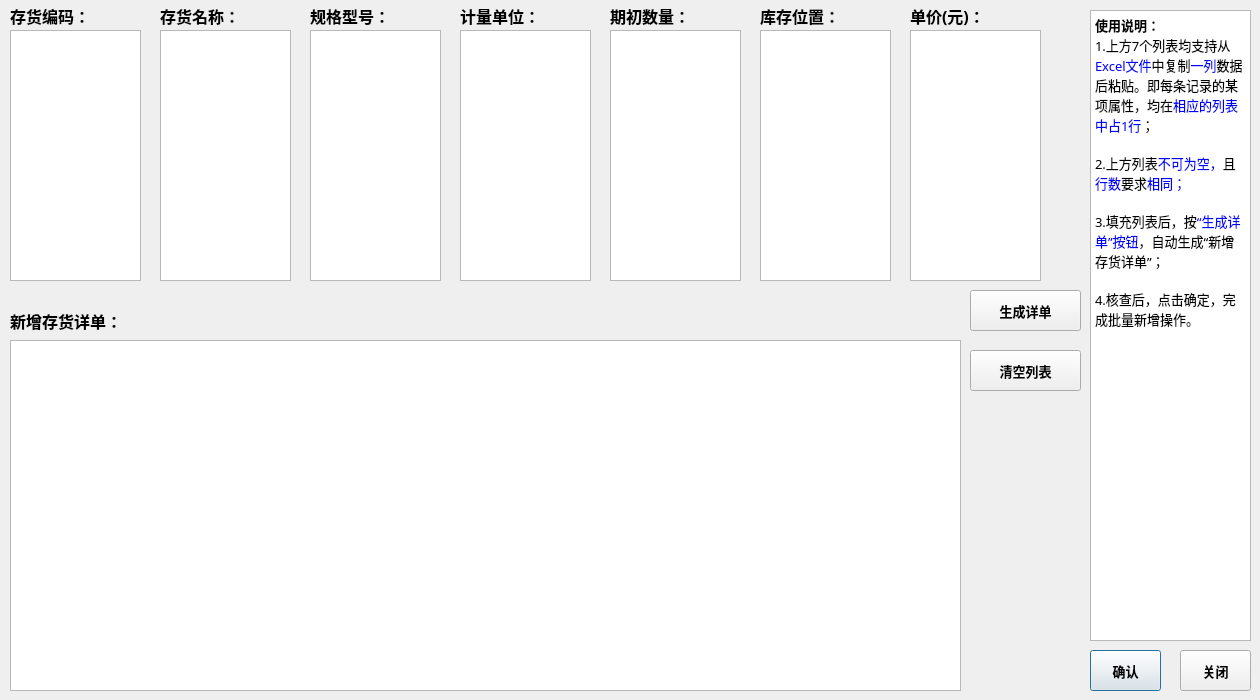
<?xml version="1.0" encoding="UTF-8"?>
<ui version="4.0">
 <class>lots_new</class>
 <widget class="QDialog" name="lots_new">
  <property name="geometry">
   <rect>
    <x>0</x>
    <y>0</y>
    <width>1260</width>
    <height>700</height>
   </rect>
  </property>
  <property name="windowTitle">
   <string>批量新增存货</string>
  </property>
  <widget class="QPlainTextEdit" name="id_textEdit">
   <property name="geometry">
    <rect>
     <x>10</x>
     <y>30</y>
     <width>131</width>
     <height>251</height>
    </rect>
   </property>
   <property name="font">
    <font>
     <family>微软雅黑</family>
     <pointsize>9</pointsize>
    </font>
   </property>
  </widget>
  <widget class="QLabel" name="label">
   <property name="geometry">
    <rect>
     <x>10</x>
     <y>0</y>
     <width>131</width>
     <height>31</height>
    </rect>
   </property>
   <property name="font">
    <font>
     <family>微软雅黑</family>
     <pointsize>12</pointsize>
     <weight>75</weight>
     <bold>true</bold>
    </font>
   </property>
   <property name="text">
    <string>存货编码：</string>
   </property>
  </widget>
  <widget class="QTableView" name="tableView">
   <property name="geometry">
    <rect>
     <x>10</x>
     <y>340</y>
     <width>951</width>
     <height>351</height>
    </rect>
   </property>
  </widget>
  <widget class="QTextEdit" name="textEdit">
   <property name="geometry">
    <rect>
     <x>1090</x>
     <y>10</y>
     <width>161</width>
     <height>631</height>
    </rect>
   </property>
   <property name="font">
    <font>
     <family>微软雅黑</family>
     <pointsize>10</pointsize>
    </font>
   </property>
   <property name="html">
    <string>&lt;!DOCTYPE HTML PUBLIC &quot;-//W3C//DTD HTML 4.0//EN&quot; &quot;http://www.w3.org/TR/REC-html40/strict.dtd&quot;&gt;
&lt;html&gt;&lt;head&gt;&lt;meta name=&quot;qrichtext&quot; content=&quot;1&quot; /&gt;&lt;style type=&quot;text/css&quot;&gt;
p, li { white-space: pre-wrap; }
&lt;/style&gt;&lt;/head&gt;&lt;body style=&quot; font-family:'微软雅黑'; font-size:10pt; font-weight:400; font-style:normal;&quot;&gt;
&lt;p style=&quot; margin-top:0px; margin-bottom:0px; margin-left:0px; margin-right:0px; -qt-block-indent:0; text-indent:0px;&quot;&gt;&lt;span style=&quot; font-family:'SimSun'; font-weight:600;&quot;&gt;使用说明：&lt;/span&gt;&lt;/p&gt;
&lt;p style=&quot; margin-top:0px; margin-bottom:0px; margin-left:0px; margin-right:0px; -qt-block-indent:0; text-indent:0px;&quot;&gt;&lt;span style=&quot; font-family:'SimSun';&quot;&gt;1.上方7个列表均支持从&lt;/span&gt;&lt;span style=&quot; font-family:'SimSun'; color:#0000ff;&quot;&gt;Excel文件&lt;/span&gt;&lt;span style=&quot; font-family:'SimSun';&quot;&gt;中复制&lt;/span&gt;&lt;span style=&quot; font-family:'SimSun'; color:#0000ff;&quot;&gt;一列&lt;/span&gt;&lt;span style=&quot; font-family:'SimSun';&quot;&gt;数据后粘贴。即每条记录的某项属性，均在&lt;/span&gt;&lt;span style=&quot; font-family:'SimSun'; color:#0000ff;&quot;&gt;相应的列表中占1行&lt;/span&gt;&lt;span style=&quot; font-family:'SimSun';&quot;&gt;；&lt;/span&gt;&lt;/p&gt;
&lt;p style=&quot;-qt-paragraph-type:empty; margin-top:0px; margin-bottom:0px; margin-left:0px; margin-right:0px; -qt-block-indent:0; text-indent:0px; font-family:'SimSun';&quot;&gt;&lt;br /&gt;&lt;/p&gt;
&lt;p style=&quot; margin-top:0px; margin-bottom:0px; margin-left:0px; margin-right:0px; -qt-block-indent:0; text-indent:0px;&quot;&gt;&lt;span style=&quot; font-family:'SimSun';&quot;&gt;2.上方列表&lt;/span&gt;&lt;span style=&quot; font-family:'SimSun'; color:#0000ff;&quot;&gt;不可为空，&lt;/span&gt;&lt;span style=&quot; font-family:'SimSun'; color:#000000;&quot;&gt;且&lt;/span&gt;&lt;span style=&quot; font-family:'SimSun'; color:#0000ff;&quot;&gt;行数&lt;/span&gt;&lt;span style=&quot; font-family:'SimSun'; color:#000000;&quot;&gt;要求&lt;/span&gt;&lt;span style=&quot; font-family:'SimSun'; color:#0000ff;&quot;&gt;相同；&lt;/span&gt;&lt;/p&gt;
&lt;p style=&quot;-qt-paragraph-type:empty; margin-top:0px; margin-bottom:0px; margin-left:0px; margin-right:0px; -qt-block-indent:0; text-indent:0px; font-family:'SimSun'; color:#000000;&quot;&gt;&lt;br /&gt;&lt;/p&gt;
&lt;p style=&quot; margin-top:0px; margin-bottom:0px; margin-left:0px; margin-right:0px; -qt-block-indent:0; text-indent:0px;&quot;&gt;&lt;span style=&quot; font-family:'SimSun'; color:#000000;&quot;&gt;3.填充列表后，按&lt;/span&gt;&lt;span style=&quot; font-family:'SimSun'; color:#0000ff;&quot;&gt;“生成详单”按钮&lt;/span&gt;&lt;span style=&quot; font-family:'SimSun'; color:#000000;&quot;&gt;，自动生成“新增存货详单”；&lt;/span&gt;&lt;/p&gt;
&lt;p style=&quot;-qt-paragraph-type:empty; margin-top:0px; margin-bottom:0px; margin-left:0px; margin-right:0px; -qt-block-indent:0; text-indent:0px; font-family:'SimSun'; color:#000000;&quot;&gt;&lt;br /&gt;&lt;/p&gt;
&lt;p style=&quot; margin-top:0px; margin-bottom:0px; margin-left:0px; margin-right:0px; -qt-block-indent:0; text-indent:0px;&quot;&gt;&lt;span style=&quot; font-family:'SimSun'; color:#000000;&quot;&gt;4.核查后，点击确定，完成批量新增操作。&lt;/span&gt;&lt;/p&gt;&lt;/body&gt;&lt;/html&gt;</string>
   </property>
  </widget>
  <widget class="QPushButton" name="confirm_pushButton">
   <property name="geometry">
    <rect>
     <x>1090</x>
     <y>650</y>
     <width>71</width>
     <height>41</height>
    </rect>
   </property>
   <property name="font">
    <font>
     <family>微软雅黑</family>
     <pointsize>10</pointsize>
     <weight>75</weight>
     <bold>true</bold>
    </font>
   </property>
   <property name="text">
    <string>确认</string>
   </property>
  </widget>
  <widget class="QPushButton" name="cancel_pushButton">
   <property name="geometry">
    <rect>
     <x>1180</x>
     <y>650</y>
     <width>71</width>
     <height>41</height>
    </rect>
   </property>
   <property name="font">
    <font>
     <family>微软雅黑</family>
     <pointsize>10</pointsize>
     <weight>75</weight>
     <bold>true</bold>
    </font>
   </property>
   <property name="text">
    <string>关闭</string>
   </property>
  </widget>
  <widget class="QLabel" name="label_4">
   <property name="geometry">
    <rect>
     <x>160</x>
     <y>0</y>
     <width>131</width>
     <height>31</height>
    </rect>
   </property>
   <property name="font">
    <font>
     <family>微软雅黑</family>
     <pointsize>12</pointsize>
     <weight>75</weight>
     <bold>true</bold>
    </font>
   </property>
   <property name="text">
    <string>存货名称：</string>
   </property>
  </widget>
  <widget class="QPlainTextEdit" name="name_textEdit">
   <property name="geometry">
    <rect>
     <x>160</x>
     <y>30</y>
     <width>131</width>
     <height>251</height>
    </rect>
   </property>
   <property name="font">
    <font>
     <family>微软雅黑</family>
     <pointsize>9</pointsize>
    </font>
   </property>
  </widget>
  <widget class="QPlainTextEdit" name="spec_textEdit">
   <property name="geometry">
    <rect>
     <x>310</x>
     <y>30</y>
     <width>131</width>
     <height>251</height>
    </rect>
   </property>
   <property name="font">
    <font>
     <family>微软雅黑</family>
     <pointsize>9</pointsize>
    </font>
   </property>
  </widget>
  <widget class="QPlainTextEdit" name="unit_textEdit">
   <property name="geometry">
    <rect>
     <x>460</x>
     <y>30</y>
     <width>131</width>
     <height>251</height>
    </rect>
   </property>
   <property name="font">
    <font>
     <family>微软雅黑</family>
     <pointsize>9</pointsize>
    </font>
   </property>
  </widget>
  <widget class="QLabel" name="label_5">
   <property name="geometry">
    <rect>
     <x>310</x>
     <y>0</y>
     <width>131</width>
     <height>31</height>
    </rect>
   </property>
   <property name="font">
    <font>
     <family>微软雅黑</family>
     <pointsize>12</pointsize>
     <weight>75</weight>
     <bold>true</bold>
    </font>
   </property>
   <property name="text">
    <string>规格型号：</string>
   </property>
  </widget>
  <widget class="QLabel" name="label_6">
   <property name="geometry">
    <rect>
     <x>460</x>
     <y>0</y>
     <width>131</width>
     <height>31</height>
    </rect>
   </property>
   <property name="font">
    <font>
     <family>微软雅黑</family>
     <pointsize>12</pointsize>
     <weight>75</weight>
     <bold>true</bold>
    </font>
   </property>
   <property name="text">
    <string>计量单位：</string>
   </property>
  </widget>
  <widget class="QPushButton" name="generate_pushButton">
   <property name="geometry">
    <rect>
     <x>970</x>
     <y>290</y>
     <width>111</width>
     <height>41</height>
    </rect>
   </property>
   <property name="font">
    <font>
     <family>微软雅黑</family>
     <pointsize>10</pointsize>
     <weight>75</weight>
     <bold>true</bold>
    </font>
   </property>
   <property name="text">
    <string>生成详单</string>
   </property>
  </widget>
  <widget class="QLabel" name="label_3">
   <property name="geometry">
    <rect>
     <x>10</x>
     <y>300</y>
     <width>141</width>
     <height>41</height>
    </rect>
   </property>
   <property name="font">
    <font>
     <family>微软雅黑</family>
     <pointsize>12</pointsize>
     <weight>75</weight>
     <bold>true</bold>
    </font>
   </property>
   <property name="text">
    <string>新增存货详单：</string>
   </property>
  </widget>
  <widget class="QPlainTextEdit" name="ori_num_textEdit">
   <property name="geometry">
    <rect>
     <x>610</x>
     <y>30</y>
     <width>131</width>
     <height>251</height>
    </rect>
   </property>
   <property name="font">
    <font>
     <family>微软雅黑</family>
     <pointsize>9</pointsize>
    </font>
   </property>
  </widget>
  <widget class="QLabel" name="label_7">
   <property name="geometry">
    <rect>
     <x>610</x>
     <y>0</y>
     <width>131</width>
     <height>31</height>
    </rect>
   </property>
   <property name="font">
    <font>
     <family>微软雅黑</family>
     <pointsize>12</pointsize>
     <weight>75</weight>
     <bold>true</bold>
    </font>
   </property>
   <property name="text">
    <string>期初数量：</string>
   </property>
  </widget>
  <widget class="QPlainTextEdit" name="pos_textEdit">
   <property name="geometry">
    <rect>
     <x>760</x>
     <y>30</y>
     <width>131</width>
     <height>251</height>
    </rect>
   </property>
   <property name="font">
    <font>
     <family>微软雅黑</family>
     <pointsize>9</pointsize>
    </font>
   </property>
  </widget>
  <widget class="QLabel" name="label_8">
   <property name="geometry">
    <rect>
     <x>760</x>
     <y>0</y>
     <width>131</width>
     <height>31</height>
    </rect>
   </property>
   <property name="font">
    <font>
     <family>微软雅黑</family>
     <pointsize>12</pointsize>
     <weight>75</weight>
     <bold>true</bold>
    </font>
   </property>
   <property name="text">
    <string>库存位置：</string>
   </property>
  </widget>
  <widget class="QPlainTextEdit" name="price_textEdit">
   <property name="geometry">
    <rect>
     <x>910</x>
     <y>30</y>
     <width>131</width>
     <height>251</height>
    </rect>
   </property>
   <property name="font">
    <font>
     <family>微软雅黑</family>
     <pointsize>9</pointsize>
    </font>
   </property>
  </widget>
  <widget class="QLabel" name="label_9">
   <property name="geometry">
    <rect>
     <x>910</x>
     <y>0</y>
     <width>131</width>
     <height>31</height>
    </rect>
   </property>
   <property name="font">
    <font>
     <family>微软雅黑</family>
     <pointsize>12</pointsize>
     <weight>75</weight>
     <bold>true</bold>
    </font>
   </property>
   <property name="text">
    <string>单价(元)：</string>
   </property>
  </widget>
  <widget class="QPushButton" name="clear_lists_pushButton">
   <property name="geometry">
    <rect>
     <x>970</x>
     <y>350</y>
     <width>111</width>
     <height>41</height>
    </rect>
   </property>
   <property name="font">
    <font>
     <family>微软雅黑</family>
     <pointsize>10</pointsize>
     <weight>75</weight>
     <bold>true</bold>
    </font>
   </property>
   <property name="text">
    <string>清空列表</string>
   </property>
  </widget>
 </widget>
 <resources/>
 <connections/>
</ui>
